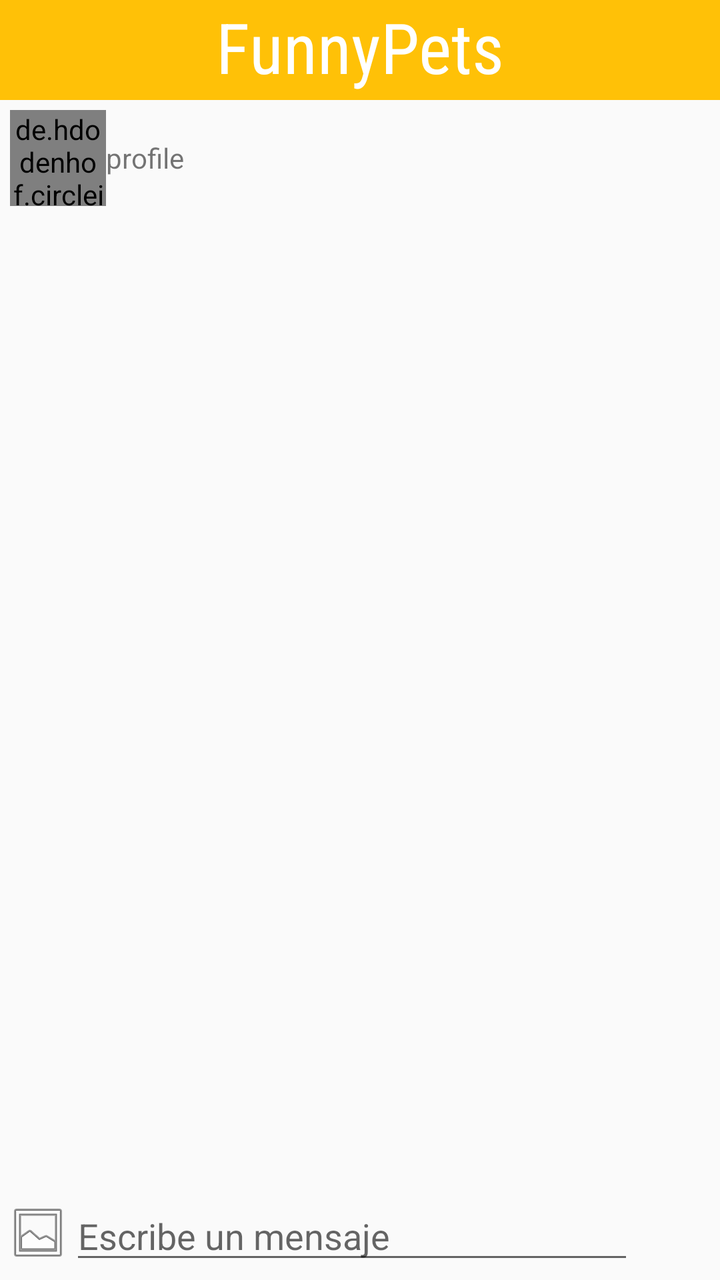
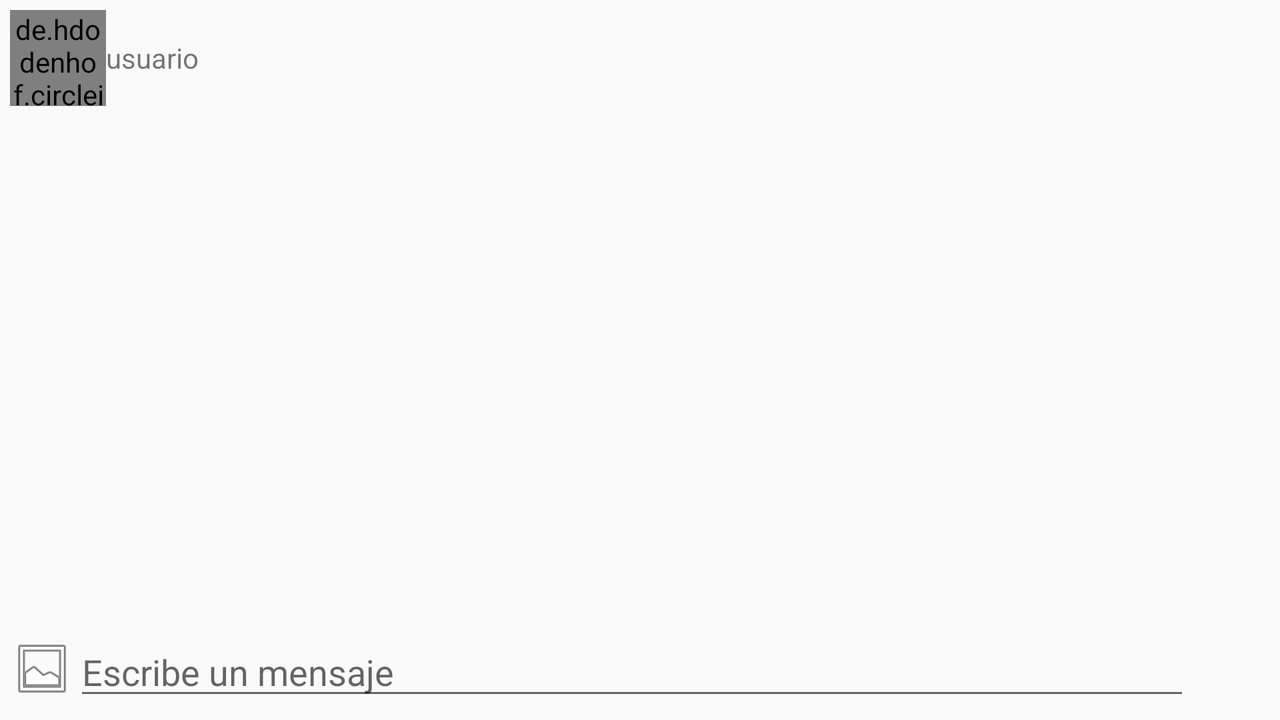

Compare how this app lays out the same screen by default and in its alternative resource folder. The renders come first, then the two layout files and the values they reference.
<!-- AndroidManifest.xml: application theme AppTheme -->
<!-- res/layout/chat_main.xml -->
<?xml version="1.0" encoding="utf-8"?>
<LinearLayout
    xmlns:android="http://schemas.android.com/apk/res/android"
    xmlns:app="http://schemas.android.com/apk/res-auto"
    xmlns:tools="http://schemas.android.com/tools"
    android:layout_width="match_parent"
    android:layout_height="match_parent"
    tools:context=".activities.ChatActivity"
    android:orientation="vertical">
    <TextView
        android:id="@+id/textView2"
        android:layout_width="match_parent"
        android:layout_height="50dp"
        android:layout_gravity="center_horizontal"
        android:background="@color/colorPrimary"
        android:fontFamily="sans-serif-condensed"
        android:text="@string/funny_pest"
        android:textAlignment="center"
        android:textColor="@color/white"
        android:textSize="35dp" />

    <LinearLayout
        android:layout_width="match_parent"
        android:layout_height="wrap_content"
        android:padding="5dp"
        android:orientation="horizontal">
        <de.hdodenhof.circleimageview.CircleImageView
            android:id="@+id/fotoPerfil"
            android:layout_width="48sp"
            android:layout_height="48sp"
            android:src="@mipmap/ic_launcher" />
        <TextView
            android:id="@+id/nombre"
            android:layout_width="wrap_content"
            android:layout_height="wrap_content"
            android:text="profile"
            android:layout_gravity="center"/>
    </LinearLayout>
    <android.support.v7.widget.RecyclerView
        android:id="@+id/rvMensajes"
        android:padding="5dp"
        android:layout_width="match_parent"
        android:layout_height="wrap_content"
        android:layout_weight="1">
    </android.support.v7.widget.RecyclerView>
    <LinearLayout
        android:layout_width="match_parent"
        android:layout_height="wrap_content"
        android:padding="3dp"
        android:orientation="horizontal">
        <ImageButton
            android:id="@+id/btnEnviarFoto"
            android:layout_width="wrap_content"
            android:layout_height="wrap_content"
            android:background="@android:drawable/ic_menu_gallery"
            android:layout_gravity="center"
            />
        <EditText
            android:id="@+id/txtMensaje"
            android:layout_width="match_parent"
            android:layout_height="wrap_content"
            android:hint="Escribe un mensaje"
            android:layout_weight="1"/>
        <Button
            android:id="@+id/btnEnviar"
            android:layout_width="40dp"
            android:layout_height="40dp"
            android:textColor="@color/white"
            android:background="@drawable/send"
            />
    </LinearLayout>
</LinearLayout>
<!-- resources referenced by this layout -->
<resources>
  <color name="colorPrimary">#FFC107</color>
  <color name="white">#ffffff</color>
  <string name="funny_pest">FunnyPets</string>
  <style name="AppTheme" parent="Theme.AppCompat.Light.DarkActionBar">
          
  
      </style>
</resources>
<!-- res/layout-land/chat_main.xml (the repository's variant of the layout above) -->
<!-- drawn on the phone turned sideways -->
<?xml version="1.0" encoding="utf-8"?>
<LinearLayout
    xmlns:android="http://schemas.android.com/apk/res/android"
    xmlns:app="http://schemas.android.com/apk/res-auto"
    xmlns:tools="http://schemas.android.com/tools"
    android:layout_width="match_parent"
    android:layout_height="match_parent"
    tools:context=".activities.ChatActivity"
    android:padding="5sp"
    android:orientation="vertical">

    <LinearLayout
        android:layout_width="match_parent"
        android:layout_height="wrap_content"
        android:orientation="horizontal">
        <de.hdodenhof.circleimageview.CircleImageView
            android:id="@+id/fotoPerfil"
            android:layout_width="48sp"
            android:layout_height="48sp"
            android:src="@mipmap/ic_launcher" />
        <TextView
            android:id="@+id/nombre"
            android:layout_width="wrap_content"
            android:layout_height="wrap_content"
            android:text="usuario"
            android:layout_gravity="center"/>
    </LinearLayout>
    <android.support.v7.widget.RecyclerView
        android:id="@+id/rvMensajes"
        android:layout_width="match_parent"
        android:layout_height="wrap_content"
        android:layout_weight="1">
    </android.support.v7.widget.RecyclerView>aada
    <LinearLayout
        android:layout_width="match_parent"
        android:layout_height="wrap_content"
        android:orientation="horizontal">
        <ImageButton
            android:id="@+id/btnEnviarFoto"
            android:layout_width="wrap_content"
            android:layout_height="wrap_content"
            android:background="@android:drawable/ic_menu_gallery"
            android:layout_gravity="center"
            />
        <EditText
            android:id="@+id/txtMensaje"
            android:layout_width="match_parent"
            android:layout_height="wrap_content"
            android:hint="Escribe un mensaje"
            android:layout_weight="1"/>

        <Button
            android:id="@+id/btnEnviar"
            android:layout_width="40dp"
            android:layout_height="40dp"
            android:textColor="@color/white"
            android:background="@drawable/send"
           />
    </LinearLayout>
</LinearLayout>
<!-- resources referenced by the variant -->
<!-- as the phone turned sideways resolves them -->
<resources>
  <color name="white">#ffffff</color>
  <style name="AppTheme" parent="Theme.AppCompat.Light.DarkActionBar">
          
  
      </style>
</resources>
